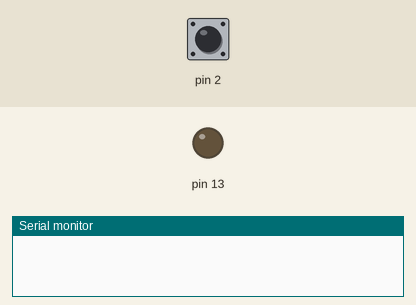
Simulated run of this sketch. Board: Arduino Uno, built with avr-gcc and run on an emulated ATmega328P. Shown: output pins drawn as LEDs (lit = HIGH), the last lines printed to the serial monitor. The test bench sets the inputs (shaded band); at power-on: pin 2 HIGH.

Above: at 1.2 s.
1.3 s: pin 2 pulled LOW for 0.15 s
2.9 s: pin 2 pulled LOW for 1 s
At 4.6 s:
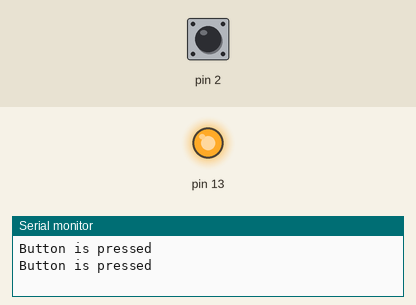
5.4 s: pin 2 pulled LOW for 3.2 s
At 9.4 s:
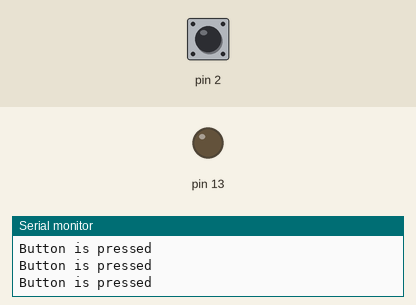
Timing chart, 0 to 10.9 s (numbered marks = the images above; inputs shaded):
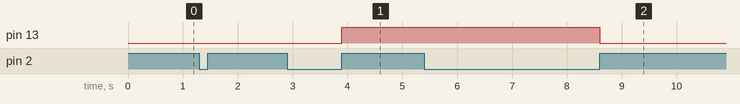

Measured:
- after the input at 2.9 s, pin 13: LOW → HIGH after 1.0 s
- after the input at 5.4 s, pin 13: HIGH → LOW after 3.2 s

The sketch:

MyBlink.ino
```cpp
// the setup function runs once when you press reset or power the board

void setup()
{
  // initialize digital pin LED_BUILTIN as an output.
  pinMode(13, OUTPUT);
  pinMode(2, INPUT_PULLUP);

  Serial.begin(9600);
}

int i=0;
// the loop function runs over and over again forever
void loop() {
  if (digitalRead(2)==0)

  {
    Serial.println("Button is pressed");
    while (digitalRead(2)==0)
    {

      i++;
    }

    if (i%2 == 1)
    {
      digitalWrite(13,HIGH);
    }
    else
    {
      digitalWrite(13,LOW);
    }
  }
}
```
